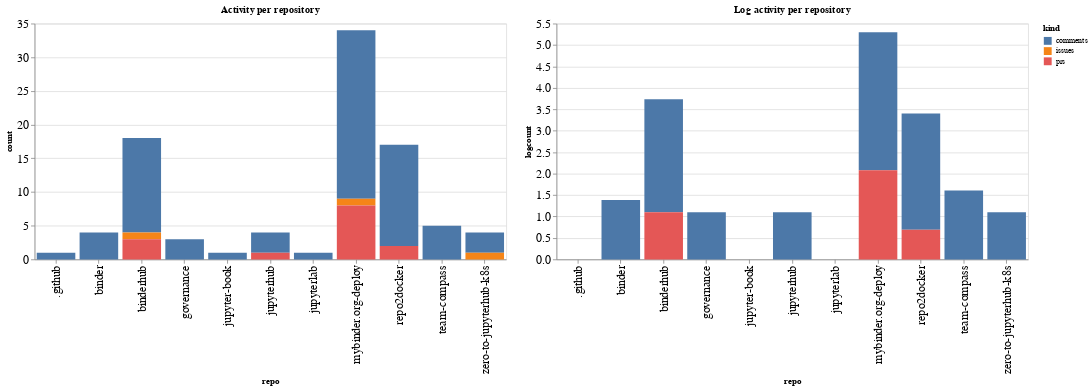

Notebook cell for this chart:
### Code cell
ch1 = alt.Chart(repo_summaries, width=600, title="Activity per repository").mark_bar().encode(
    x='repo',
    y='count',
    color='kind',
    tooltip="kind"
)

ch2 = alt.Chart(repo_summaries, width=600, title="Log activity per repository").mark_bar().encode(
    x='repo',
    y='logcount',
    color='kind',
    tooltip="kind"
)

ch1 | ch2

### Figure 1 — Vega-Lite specification as saved in the notebook (floating-point values rounded to 4 significant figures)
{"config": {"axisLeft": {"labelFontSize": 15}, "axisBottom": {"labelFontSize": 15}}, "hconcat": [{"mark": "bar", "encoding": {"color": {"type": "nominal", "field": "kind"}, "tooltip": {"type": "nominal", "field": "kind"}, "x": {"type": "nominal", "field": "repo"}, "y": {"type": "quantitative", "field": "count"}}, "title": "Activity per repository", "width": 600}, {"mark": "bar", "encoding": {"color": {"type": "nominal", "field": "kind"}, "tooltip": {"type": "nominal", "field": "kind"}, "x": {"type": "nominal", "field": "repo"}, "y": {"type": "quantitative", "field": "logcount"}}, "title": "Log activity per repository", "width": 600}], "data": {"name": "data-50fa676bdc1ff8c1b541d23f8d221164"}, "$schema": "https://vega.github.io/schema/vega-lite/v4.8.1.json", "datasets": {"data-50fa676bdc1ff8c1b541d23f8d221164": [{"repo": ".github", "kind": "comments", "count": 1, "logcount": 0.0}, {"repo": "binder", "kind": "comments", "count": 4, "logcount": 1.386}, {"repo": "binderhub", "kind": "comments", "count": 14, "logcount": 2.639}, {"repo": "binderhub", "kind": "issues", "count": 1, "logcount": 0.0}, {"repo": "binderhub", "kind": "prs", "count": 3, "logcount": 1.099}, {"repo": "governance", "kind": "comments", "count": 3, "logcount": 1.099}, {"repo": "jupyter-book", "kind": "comments", "count": 1, "logcount": 0.0}, {"repo": "jupyterhub", "kind": "comments", "count": 3, "logcount": 1.099}, {"repo": "jupyterhub", "kind": "prs", "count": 1, "logcount": 0.0}, {"repo": "jupyterlab", "kind": "comments", "count": 1, "logcount": 0.0}, {"repo": "mybinder.org-deploy", "kind": "comments", "count": 25, "logcount": 3.219}, {"repo": "mybinder.org-deploy", "kind": "issues", "count": 1, "logcount": 0.0}, {"repo": "mybinder.org-deploy", "kind": "prs", "count": 8, "logcount": 2.079}, {"repo": "repo2docker", "kind": "comments", "count": 15, "logcount": 2.708}, {"repo": "repo2docker", "kind": "prs", "count": 2, "logcount": 0.6931}, {"repo": "team-compass", "kind": "comments", "count": 5, "logcount": 1.609}, {"repo": "zero-to-jupyterhub-k8s", "kind": "comments", "count": 3, "logcount": 1.099}, {"repo": "zero-to-jupyterhub-k8s", "kind": "issues", "count": 1, "logcount": 0.0}]}}
